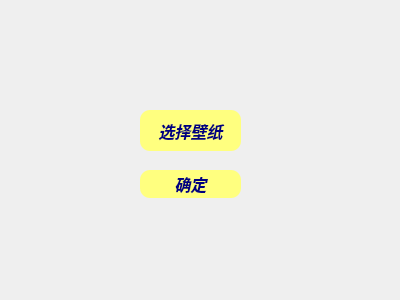
<?xml version="1.0" encoding="UTF-8"?>
<ui version="4.0">
 <class>normal</class>
 <widget class="QWidget" name="normal">
  <property name="geometry">
   <rect>
    <x>0</x>
    <y>0</y>
    <width>400</width>
    <height>300</height>
   </rect>
  </property>
  <property name="font">
   <font>
    <family>Agency FB</family>
   </font>
  </property>
  <property name="windowTitle">
   <string>Form</string>
  </property>
  <property name="styleSheet">
   <string notr="true">QPushButton
{
	
	
	color: rgb(0, 0, 127);
	
	background-color: rgb(255, 255, 127);
    border-radius:10px;
}
QPushButton:hover{
	background-color: rgb(255, 255, 255);
}</string>
  </property>
  <widget class="QPushButton" name="pushButton">
   <property name="geometry">
    <rect>
     <x>140</x>
     <y>110</y>
     <width>101</width>
     <height>41</height>
    </rect>
   </property>
   <property name="font">
    <font>
     <family>Agency FB</family>
     <pointsize>12</pointsize>
     <weight>75</weight>
     <italic>true</italic>
     <bold>true</bold>
    </font>
   </property>
   <property name="autoFillBackground">
    <bool>false</bool>
   </property>
   <property name="inputMethodHints">
    <set>Qt::ImhNone</set>
   </property>
   <property name="text">
    <string>选择壁纸</string>
   </property>
   <property name="autoDefault">
    <bool>false</bool>
   </property>
   <property name="default">
    <bool>false</bool>
   </property>
   <property name="flat">
    <bool>true</bool>
   </property>
  </widget>
  <widget class="QPushButton" name="pushButton_2">
   <property name="geometry">
    <rect>
     <x>140</x>
     <y>170</y>
     <width>101</width>
     <height>28</height>
    </rect>
   </property>
   <property name="font">
    <font>
     <family>Agency FB</family>
     <pointsize>12</pointsize>
     <weight>75</weight>
     <italic>true</italic>
     <bold>true</bold>
     <underline>false</underline>
    </font>
   </property>
   <property name="text">
    <string>确定</string>
   </property>
   <property name="flat">
    <bool>true</bool>
   </property>
  </widget>
  <widget class="QWidget" name="widget" native="true">
   <property name="geometry">
    <rect>
     <x>0</x>
     <y>0</y>
     <width>400</width>
     <height>300</height>
    </rect>
   </property>
  </widget>
  <zorder>widget</zorder>
  <zorder>pushButton</zorder>
  <zorder>pushButton_2</zorder>
 </widget>
 <resources/>
 <connections/>
</ui>
